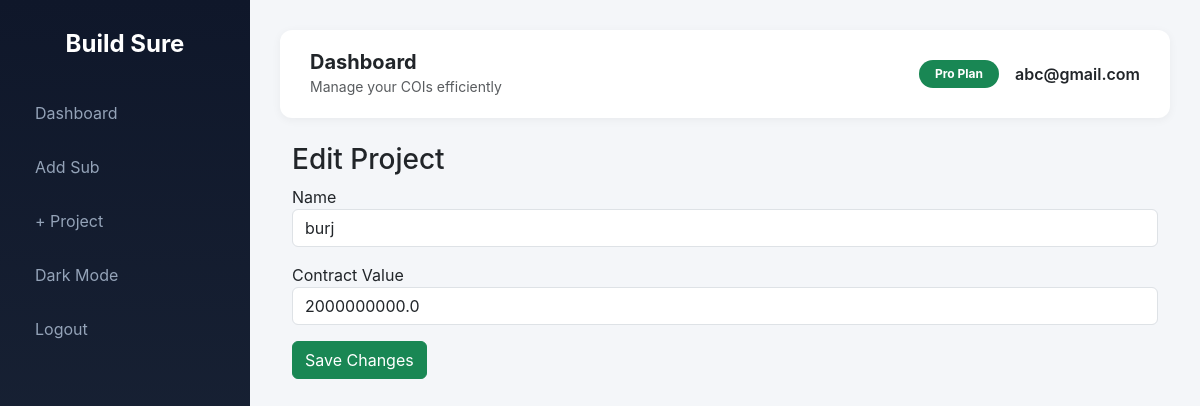
Before: /edit_project/1 (signed in) with the older database file.
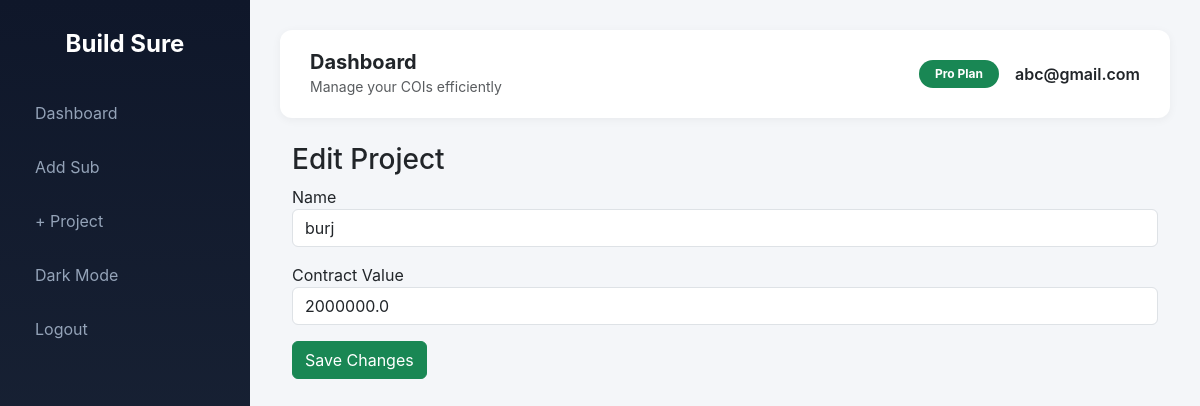
After: the same page with the newer database file.
### main.py (models this page shows)
class Project(db.Model):
    id = db.Column(db.Integer, primary_key=True)
    name = db.Column(db.String(150))
    contract_value = db.Column(db.Float)
    start_date = db.Column(db.Date)
    end_date = db.Column(db.Date)
    required_coverage = db.Column(db.Float, default=1000000)
    user_id = db.Column(db.Integer, db.ForeignKey('user.id'))
    subs = db.relationship('ProjectSubcontractor', backref='project', lazy=True)
    documents = db.relationship(
        'Document',
        backref='project',
        lazy=True,
        cascade="all, delete-orphan"
    )

### main.py (the view)
@app.route("/edit_project/<int:project_id>", methods=["GET", "POST"])
@login_required
def edit_project(project_id):
    project = Project.query.get_or_404(project_id)
    if request.method == "POST":
        project.name = request.form.get("name")
        project.contract_value = float(request.form.get("contract_value") or 0)
        db.session.commit()
        return redirect(url_for("dashboard"))
    return render_template("edit_project.html", project=project)

### main.py (called while the page is built)
@login_manager.user_loader
def load_user(user_id):
    return db.session.get(User, int(user_id))

### templates/edit_project.html
{% extends "base.html" %}
{% block content %}
<h3>Edit Project</h3>
<form method="POST">
    <div class="mb-3">
        <label>Name</label>
        <input type="text" name="name"
               class="form-control"
               value="{{ project.name }}">
    </div>
    <div class="mb-3">
        <label>Contract Value</label>
        <input type="number" step="0.01"
               name="contract_value"
               class="form-control"
               value="{{ project.contract_value }}">
    </div>
    <button type="submit" class="btn btn-success">
        Save Changes
    </button>
</form>
{% endblock %}

Changed rows visible on the page:
changed Project "burj": contract_value "2000000000.0" → "2000000.0"
